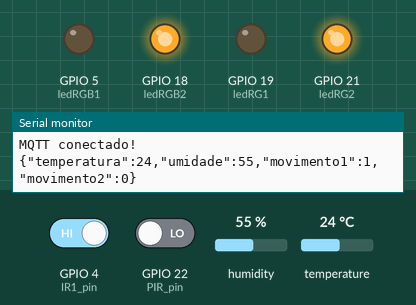
This sketch was run on a simulated ESP32. Parts: output pins drawn as LEDs (lit = HIGH), the last lines printed to the serial monitor. The test bench sets the inputs (shaded band); at power-on: GPIO 4 (IR1_pin) HIGH, GPIO 22 (PIR_pin) LOW, humidity 55 %, temperature 24 °C. WiFi joins after 1.5 s; servers stay silent unless stated; random numbers use the default seed unless the sketch sets one; no MQTT or app messages arrive unless stated.

Above: at 2.7 s.
2.8 s: GPIO 4 (IR1_pin) driven LOW
At 4.6 s:
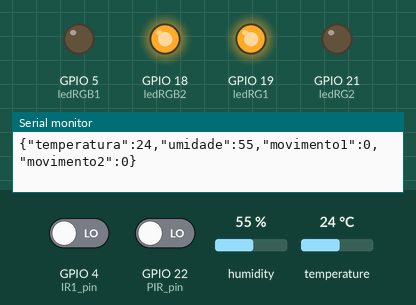
5.5 s: GPIO 22 (PIR_pin) driven HIGH
At 7.0 s:
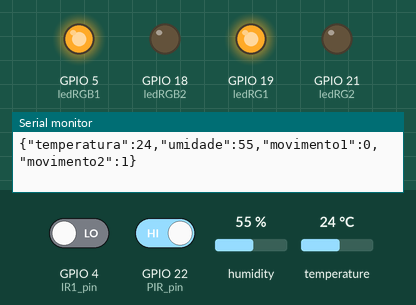
8.2 s: GPIO 4 (IR1_pin) driven HIGH
At 11.2 s:
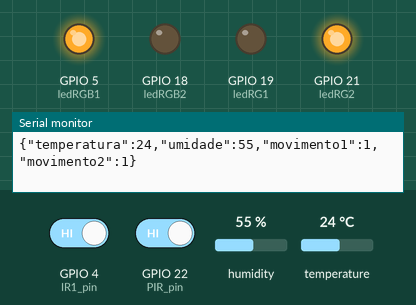
11.5 s: GPIO 22 (PIR_pin) driven LOW
At 13.3 s:
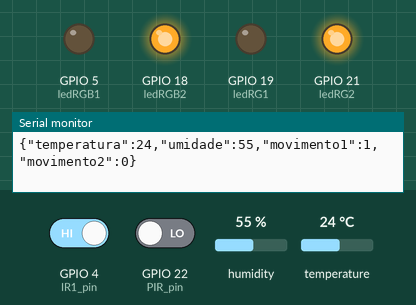
Timing chart, 0 to 14.8 s (numbered marks = the images above; inputs shaded):
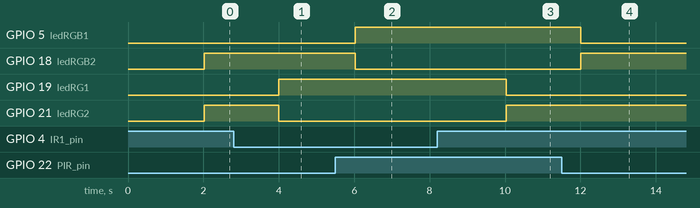

Measured:
- after the input at 2.8 s, GPIO 19 (ledRG1): LOW → HIGH after 1.2 s; GPIO 21 (ledRG2): HIGH → LOW after 1.2 s
- after the input at 5.5 s, GPIO 5 (ledRGB1): LOW → HIGH after 0.53 s; GPIO 18 (ledRGB2): HIGH → LOW after 0.53 s
- after the input at 8.2 s, GPIO 19 (ledRG1): HIGH → LOW after 1.8 s; GPIO 21 (ledRG2): LOW → HIGH after 1.8 s
- after the input at 11.5 s, GPIO 5 (ledRGB1): HIGH → LOW after 0.51 s; GPIO 18 (ledRGB2): LOW → HIGH after 0.51 s

The sketch:

main.ino
```cpp
#include <WiFi.h>
#include <PubSubClient.h>
#include <WiFiClientSecure.h>
#include <DHT.h>
#include <ArduinoJson.h>

// Credenciais da rede Wi-Fi
const char* ssid = "kaillane";
const char* password = "20240712";

// Configurações do broker MQTT
const char* mqtt_server = "broker.emqx.io";
const int mqtt_port = 8883;

// Tópicos MQTT
const char* topic_led = "kai/led";
const char* topic_sensores = "kai/sensores";

// LEDs indicadores
#define ledRG1 19
#define ledRG2 21
#define ledRGB1 5
#define ledRGB2 18

// Sensores
#define DHT_pin 15
#define IR1_pin 4
#define PIR_pin 22

#define DHTTYPE DHT11

WiFiClientSecure espClient;
PubSubClient client(espClient);
DHT dht(DHT_pin, DHTTYPE);

unsigned long lastPublish = 0;

//Conecta o ESP32 à rede Wi-Fi
void conectarWiFi() {

  Serial.println("Conectando ao WiFi...");

  WiFi.mode(WIFI_STA);
  WiFi.begin(ssid, password);

  while (WiFi.status() != WL_CONNECTED) {
    delay(500);
    Serial.print(".");
  }

  Serial.println();
  Serial.println("WiFi conectado!");
  Serial.print("IP: ");
  Serial.println(WiFi.localIP());
}


//Realiza a conexão com o broker MQTT

void conectarMQTT() {

  while (!client.connected()) {

    Serial.println("Conectando MQTT...");

    // Gera um identificador único para o cliente MQTT
    String clientId =
      "ESP32-" + String(random(0xffff), HEX);

    if (client.connect(clientId.c_str())) {

      Serial.println("MQTT conectado!");

      // Inscrição no tópico de controle dos LEDs
      client.subscribe(topic_led);

    } else {

      Serial.print("Falha MQTT: ");
      Serial.println(client.state());

      delay(2000);
    }
  }
}

void setup() {

  Serial.begin(115200);

  // Configuração dos LEDs como saída
  pinMode(ledRG1, OUTPUT);
  pinMode(ledRG2, OUTPUT);
  pinMode(ledRGB1, OUTPUT);
  pinMode(ledRGB2, OUTPUT);

  // Configuração dos sensores como entrada
  pinMode(DHT_pin, INPUT);
  pinMode(IR1_pin, INPUT);
  pinMode(PIR_pin, INPUT);

  //configuração do sensor DHT11
  dht.begin();
  conectarWiFi();
  client.setServer(mqtt_server, mqtt_port);
  espClient.setInsecure();
}

void loop() {

  // Reconecta ao Wi-Fi caso a conexão seja perdida
  if (WiFi.status() != WL_CONNECTED) {

    Serial.println("WiFi desconectado!");
    conectarWiFi();
  }

  // Reconecta ao broker MQTT caso necessário
  if (!client.connected()) {
    conectarMQTT();
  }

  client.loop();

  // Publica os dados dos sensores a cada 2 segundos
  if (millis() - lastPublish > 2000) {

    lastPublish = millis();

    // Leitura dos sensores de temperatura e umidade
    float temp = dht.readTemperature();
    float hum = dht.readHumidity();

    // Leitura dos sensores de presença
    int presenca2 = digitalRead(PIR_pin);
    int presenca1 = digitalRead(IR1_pin);

    // Verifica falha na leitura do DHT11
    if (isnan(temp) || isnan(hum)) {

      Serial.println("Erro no DHT11");
      return;
    }

    /*
     * Controle dos LEDs do primeiro ambiente.
     * Verde: ambiente livre.
     * Vermelho: presença detectada.
     */
    if (!presenca1) {
      digitalWrite(ledRG1, HIGH);
      digitalWrite(ledRG2, LOW);
    } else if (presenca1) {
      digitalWrite(ledRG1, LOW);
      digitalWrite(ledRG2, HIGH);
    }

    /*
     * Controle dos LEDs do segundo ambiente.
     * Verde: ambiente livre.
     * Vermelho: presença detectada.
     */
    if (presenca2) {
      digitalWrite(ledRGB1, HIGH);
      digitalWrite(ledRGB2, LOW);
    } else if (!presenca2) {
      digitalWrite(ledRGB1, LOW);
      digitalWrite(ledRGB2, HIGH);
    }

    // Criação do objeto JSON para envio dos dados
    StaticJsonDocument<128> doc;

    doc["temperatura"] = temp;
    doc["umidade"] = hum;
    doc["movimento1"] = presenca1;
    doc["movimento2"] = presenca2;

    char buffer[128];

    serializeJson(doc, buffer);

    // Publica os dados dos sensores no tópico MQTT
    client.publish(topic_sensores, buffer);

    // Exibe os dados enviados no monitor serial
    Serial.println(buffer);
  }
}
```
